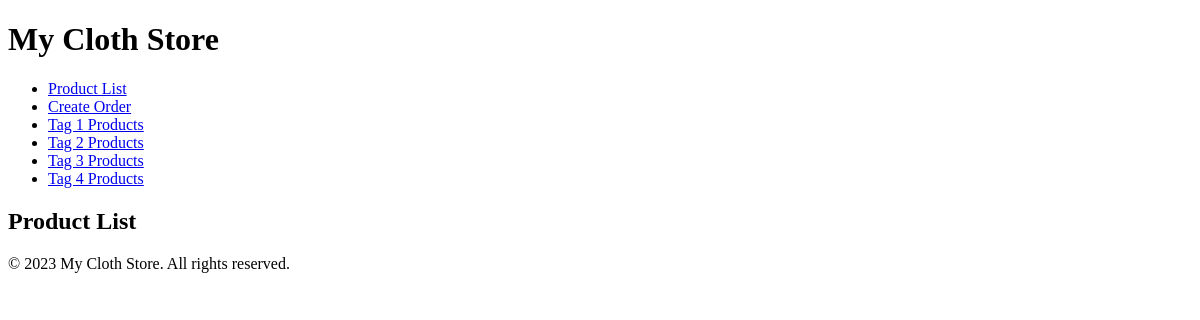
The page /cloth/products/ on the database as committed earlier.
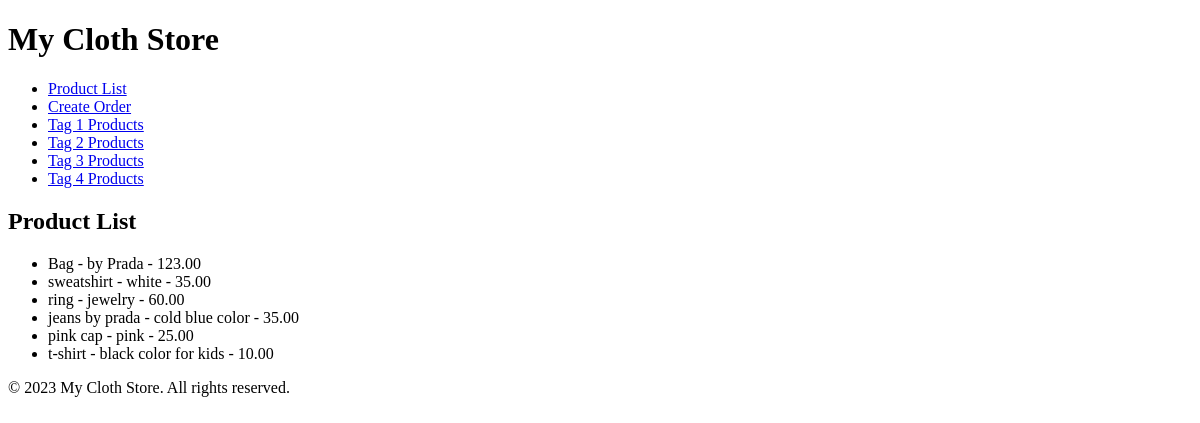
The same page on the database as committed later.
### cloth/models.py (models this page shows, shortened)
class ProductCL(models.Model):
    name = models.CharField(max_length=100)
    description = models.TextField(default='')
    price = models.DecimalField(max_digits=10, decimal_places=2)
    tags = models.ManyToManyField(TagCL)

### cloth/views.py (the view)
# urls.py: path('products/', ProductListView.as_view(), name='product-list'),
class ProductListView(ListView):
    model = ProductCL
    template_name = 'product_list.html'

### cloth/templates/product_list.html
{% extends 'base.html' %}
{% block content %}
  <h2>Product List</h2>
  <ul>
    {% for product in object_list %}
      <li>{{ product.name }} - {{ product.description }} - {{ product.price }}</li>
    {% endfor %}
  </ul>
{% endblock %}

### cloth/templates/base.html (shortened to what this page needs)
<!DOCTYPE html>
<html lang="en">
<head>
</head>
<body>
    <header>
        <h1>My Cloth Store</h1>
        <nav>
            <ul>
                <li><a href="{% url 'product-list' %}">Product List</a></li>
                <li><a href="{% url 'order-create' %}">Create Order</a></li>
                <li><a href="{% url 'tag1-list' %}">Tag 1 Products</a></li>
                <li><a href="{% url 'tag2-list' %}">Tag 2 Products</a></li>
                <li><a href="{% url 'tag3-list' %}">Tag 3 Products</a></li>
                <li><a href="{% url 'tag4-list' %}">Tag 4 Products</a></li>
            </ul>
        </nav>
    </header>
    <main>
        {% block content %}{% endblock %}
    </main>
    <footer>
        <p>&copy; 2023 My Cloth Store. All rights reserved.</p>
    </footer>
</body>
</html>

Rows that differ between the two databases and show on the page:
added ProductCL: name "Bag", description "by Prada", price "123.00"
added ProductCL: name "sweatshirt", description "white", price "35.00"
added ProductCL: name "ring", description "jewelry", price "60.00"
added ProductCL: name "jeans by prada", description "cold blue color", price "35.00"
added ProductCL: name "pink cap", description "pink", price "25.00"
added ProductCL: name "t-shirt", description "black color for kids", price "10.00"
